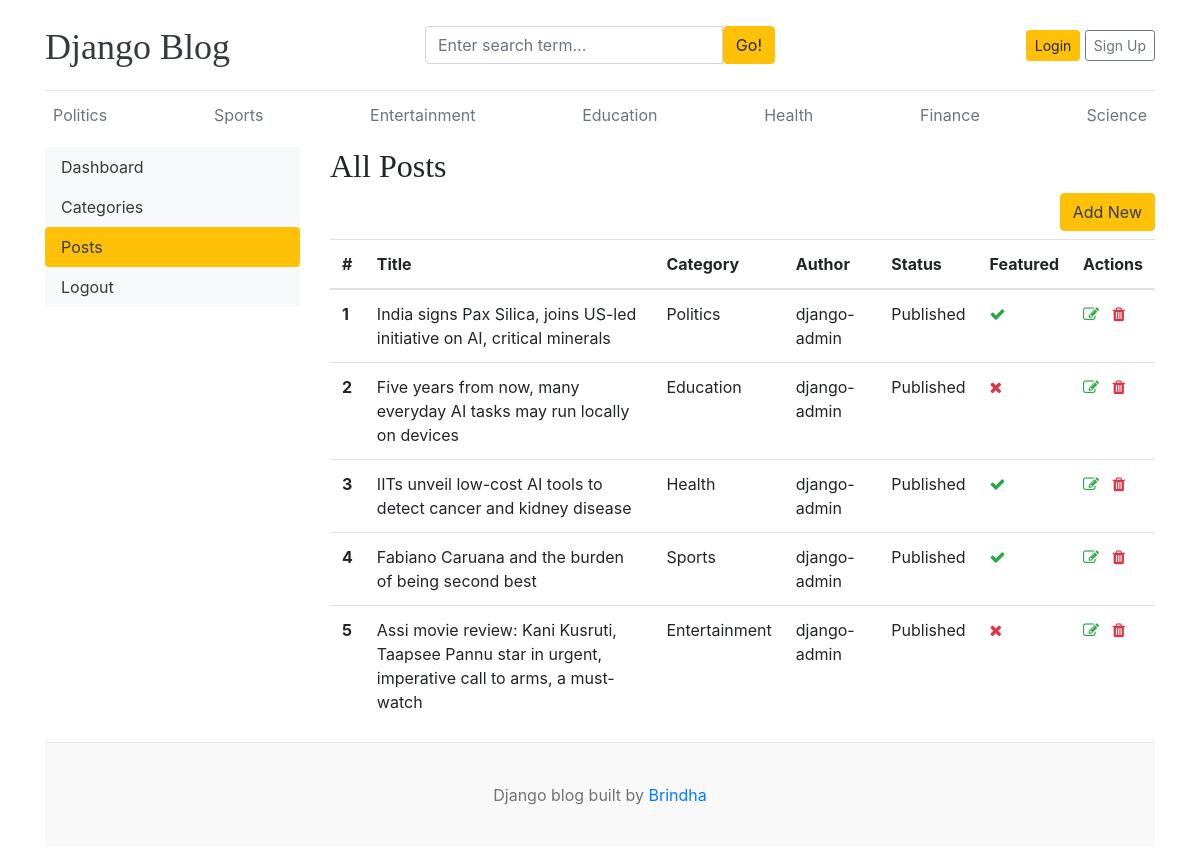
The app's page /dashboard/posts/ with its own data.
### blogs/models.py (models this page shows, shortened)
class Category(models.Model):
    category_name = models.CharField(max_length=50, unique = True)
    created_at = models.DateTimeField(auto_now_add=True)
    updated_at = models.DateTimeField(auto_now=True)
    class Meta:
        verbose_name_plural = 'categories'
    def __str__(self):
        return self.category_name

class Blog(models.Model):
    title = models.CharField(max_length=100, unique=True)
    slug = models.SlugField(max_length = 200, blank = True)
    category = models.ForeignKey(Category, on_delete=models.CASCADE)
    author = models.ForeignKey(User, on_delete=models.CASCADE)
    featured_image = models.ImageField(upload_to='uploads/%Y/%m/%d')
    short_description = models.TextField(max_length=500)
    blog_content = models.TextField(max_length=2000)
    status = models.CharField(max_length=20, choices=STATUS_CHOICES, default="Draft")
    is_featured = models.BooleanField(default=False)
    created_at = models.DateTimeField(auto_now_add=True)
    updated_at = models.DateTimeField(auto_now=True)

### dashboard/views.py (the view)
# urls.py: path('posts/', views.posts, name='posts'),
def posts(request):
    posts = Blog.objects.all()
    context = {
        'posts': posts
    }
    return render(request, 'dashboard/posts.html', context)

### blogs/context_processors.py (called while the page is built)
def get_categories(request):
    categories = Category.objects.all()
    return dict(categories=categories)

def get_links(request):
    social_links = SocialLinks.objects.all()
    return dict(social_links=social_links)

### templates/dashboard/posts.html (shortened to what this page needs)
{% extends 'base.html' %}
{% block content %}
<div class="row">
    {% include 'dashboard/sidebar.html' %}
    <div class="col-md-9">
        <h2> All Posts</h2>
        <a href="{% url 'add_posts' %}" class="btn btn-warning text-dark float-right mb-2">Add New</a>
        <br>
        <table class="table table-hover">
            <thead>
                <tr>
                <th>#</th>
                <th>Title</th>
                <th>Category</th>
                <th>Author</th>
                <th>Status</th>
                <th>Featured</th>
                <th>Actions</th>
                </tr>
            </thead>
            <tbody>
                {% for post in posts%}
                <tr>
                    <th>{{ forloop.counter }}</th>
                    <td>{{ post.title }}</td>
                    <td>{{ post.category }}</td>
                    <td>{{ post.author }}</td>
                    <td>{{ post.status }}</td>
                    <td>{% if post.is_featured %}<i class="fa fa-check text-success"></i>{% else %}<i class="fa fa-times text-danger"></i>{% endif %}</td>
                    <td>
                       <a href="{% url 'edit_post' post.pk %}"><i class="fa fa-edit text-success"></i></a>
                       <a href="{% url 'delete_post' post.pk %}"><i class="fa fa-trash text-danger"></i></a>
                    </td>
                </tr>
                {% endfor %}
            </tbody>
        </table>
    </div>
</div>
{% endblock %}

### templates/base.html (shortened to what this page needs)
{% load static %}
<!DOCTYPE html>
<html lang="en">
<head>
    <link href="https://getbootstrap.com/docs/4.0/dist/css/bootstrap.min.css" rel="stylesheet">
    <link href="{% static 'css/blog.css' %}" rel="stylesheet">
    <link rel="stylesheet" href="https://cdnjs.cloudflare.com/ajax/libs/font-awesome/4.7.0/css/font-awesome.min.css">
  </head>
<body>
    <div class="container">
      <header class="blog-header py-3">
        <div class="row flex-nowrap justify-content-between align-items-center">
          <div class="col-4 pt-1">
            <a class="blog-header-logo text-dark" href="/">Django Blog</a>
          </div>
          <div class="col-4">
            <form action="{% url 'search' %}" method="GET">
              <div class="input-group">
                  <input class="form-control" type="text" name="keyword" placeholder="Enter search term..." aria-label="Enter search term..." aria-describedby="button-search" />
                  <button type="submit" class="btn btn-warning" id="button-search" type="button">Go!</button>
              </div>
            </form>
          </div>
          <div class="col-4 d-flex justify-content-end align-items-center">
            {% if user.is_authenticated %}
              <span><a href="{% url 'dashboard' %}">{{ user }}, Dashboard</a></span>
              &emsp;
              <span><a href="{% url 'logout' %}">Logout</a></span>
            {% else %}
            <a class="btn btn-sm btn-warning" href="{% url 'login'%}">Login</a> &nbsp;
            <a class="btn btn-sm btn-outline-secondary" href="{% url 'register' %}">Sign Up</a>
            {% endif %}
          </div>
        </div>
      </header>
      <div class="nav-scroller py-1 mb-2">
        <nav class="nav d-flex justify-content-between">
          {% for category in categories %}
          <a class="p-2 text-muted" href="{% url 'post_by_category' category.id %}">{{ category.category_name }}</a>
          {% endfor %}
        </nav>
      </div>
{% block content%}
{% endblock %}
<footer class="blog-footer">
  <p>Django blog built by <a href="#">Brindha</a></p>
</footer>
</body>
</html>

### blog_app/static/css/blog.css (style rules this page uses)
.blog-header { border-bottom: 1px solid #e5e5e5; }
.blog-header-logo { font-family: "Playfair Display", Georgia, "Times New Roman", serif; font-size: 2.25rem; }
h1, h2, h3, h4, h5, h6 { font-family: "Playfair Display", Georgia, "Times New Roman", serif; }
.blog-footer { padding: 2.5rem 0; color: #727272; text-align: center; background-color: #f9f9f9; border-top: .05rem solid #e5e5e5; }
.blog-footer p:last-child { margin-bottom: 0; }

### records on screen
Category: category_name "Politics"
Category: category_name "Sports"
Category: category_name "Entertainment"
Category: category_name "Education"
Category: category_name "Health"
Category: category_name "Finance"
Category: category_name "Science"
Blog: title "India signs Pax Silica, joins US-led initiative on AI, critical minerals", category "Politics", author "django-admin", status "Published", is_featured True (drawn)
Blog: title "Five years from now, many everyday AI tasks may run locally on devices", category "Education", author "django-admin", status "Published", is_featured False (drawn)
Blog: title "IITs unveil low-cost AI tools to detect cancer and kidney disease", category "Health", author "django-admin", status "Published", is_featured True (drawn)
Blog: title "Fabiano Caruana and the burden of being second best", category "Sports", author "django-admin", status "Published", is_featured True (drawn)
Blog: title "Assi movie review: Kani Kusruti, Taapsee Pannu star in urgent, imperative call to arms, a must-watch", category "Entertainment", author "django-admin", status "Published", is_featured False (drawn)
